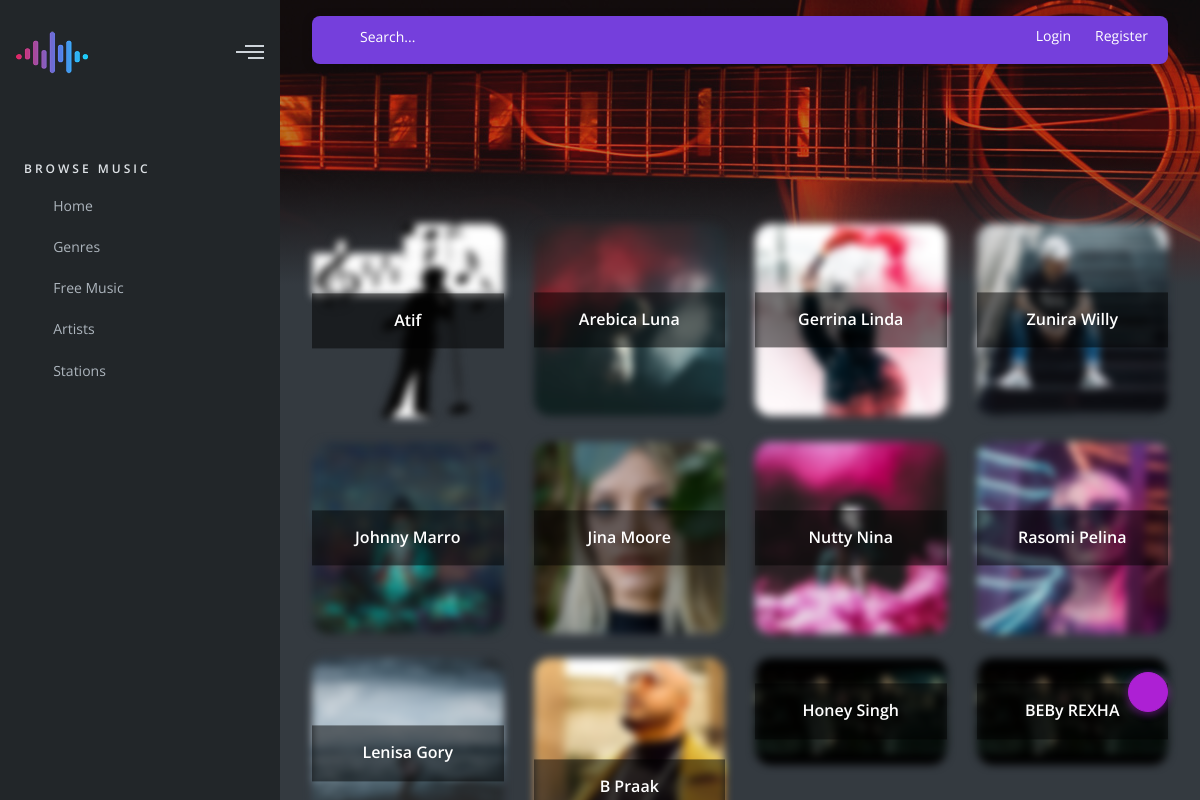
/artists, run on the app's committed database.
### core/models.py (models this page shows, shortened)
class Artist(models.Model):
    name = models.CharField(max_length=255)
    slug = models.SlugField(unique=True)
    thumbnail = models.ImageField(upload_to="artists", default="artists/default.png")
    bio = models.TextField(verbose_name='Artist Bio', null=True, blank=False)

### core/views.py (the view)
# urls.py: path('artists', ArtistListView.as_view(), name='artists'),
class ArtistListView(ListView):
    model = Artist
    template_name = 'artists/index.html'
    context_object_name = 'artists'

### templates/artists/index.html (shortened to what this page needs)
{% extends 'layouts/base.html' %}
{% load static %}
{% block content %}
    <main id="pageWrapper">
        <div class="banner bg-song"></div>
        <div class="main-container">
            <div class="section row">
                {% for artist in artists %}
                    <div class="col-xl-3 col-lg-4 col-sm-6 pb-4">
                        <div class="custom-card">
                            <div class="custom-card--img">
                                <a href="{% url 'core:artist-details' artist.slug %}">
                                    <img src="{{ artist.thumbnail.url }}" alt="Artist" class="card-img--radius-md" style="filter: blur(4px)">
                                    <span class="bg-blur">{{ artist.name }}</span>
                                </a>
                            </div>
                        </div>
                    </div>
                {% endfor %}
            </div>
        </div>
    </main>
{% endblock %}

### templates/layouts/base.html (shortened to what this page needs)
{% load static %}
<!DOCTYPE html>
<html lang="en">
<head>
    <link rel="stylesheet" href="https://cdn.jsdelivr.net/npm/line-awesome@1.0.2/css/line-awesome.min.css">
    <link rel="stylesheet" href="https://cdnjs.cloudflare.com/ajax/libs/ionicons/4.5.6/css/ionicons.min.css">
    <link rel="stylesheet" href="https://cdnjs.cloudflare.com/ajax/libs/slick-carousel/1.9.0/slick.min.css">
    {% include 'includes/stylesheets.html' %}
</head>
<body class="theme-dark">
<div id="wrapper" data-scrollable="true">
    {% include 'includes/sidebar.html' %}
    {% include 'includes/nav.html' %}
    {% block content %}{% endblock %}
</div>
{% include 'includes/javascripts.html' %}
</body>
</html>

### templates/includes/stylesheets.html (shortened to what this page needs)
{% load static %}
<link href="{% static 'css/vendors.bundle.css' %}" rel="stylesheet" type="text/css">
<link rel="stylesheet" type="text/css"
      href="http://ajax.googleapis.com/ajax/libs/jqueryui/1/themes/flick/jquery-ui.css">
<link href="https://cdnjs.cloudflare.com/ajax/libs/tag-it/2.0/css/jquery.tagit.min.css" rel="stylesheet"
      type="text/css">
<link href="{% static 'css/styles.bundle.css' %}" rel="stylesheet" type="text/css">
<link rel="stylesheet" type="text/css" href="{% static 'css/toastr.min.css' %}">

### templates/includes/sidebar.html (shortened to what this page needs)
{% load static %}
<aside id="sidebar" class="sidebar-primary">
    <div class="sidebar-header d-flex align-items-center">
        <a href="/" class="brand">
            <img src="{% static 'images/logos/logo.png' %}" alt="listen-app">
        </a>
        <button type="button" class="btn toggle-menu" id="toggleSidebar">
            <span></span>
            <span></span>
            <span></span>
        </button>
    </div>
    <nav class="navbar">
        <ul class="navbar-nav" data-scrollable="true">
            <li class="nav-item nav-header">Browse Music</li>
            <li class="nav-item">
                <a href="/" class="nav-link">
                    <i class="la la-home"></i>
                    <span>Home</span>
                </a>
            </li>
            <li class="nav-item">
                <a href="{% url 'core:genres' %}" class="nav-link">
                    <i class="la la-diamond"></i>
                    <span>Genres</span>
                </a>
            </li>
            <li class="nav-item">
                <a href="#" class="nav-link">
                    <i class="la la-music"></i>
                    <span>Free Music</span>
                </a>
            </li>
            <li class="nav-item">
                <a href="{% url 'core:artists' %}" class="nav-link">
                    <i class="la la-microphone"></i>
                    <span>Artists</span>
                </a>
            </li>
            <li class="nav-item">
                <a href="#" class="nav-link">
                    <i class="la la-bullseye"></i>
                    <span>Stations</span>
                </a>
            </li>
        </ul>
    </nav>
</aside>

### templates/includes/nav.html (shortened to what this page needs)
{% load static %}
<header id="header" class="bg-primary">
    <div class="d-flex align-items-center">
        <form action="#" id="searchForm">
            <button type="button" class="btn ion-ios-search"></button>
            <input type="text" placeholder="Search..." class="form-control" id="search" data-search-url="#">
        </form>
        <ul class="header-options d-flex align-items-center">
            {% if request.user.is_authenticated %}
                <li>
                    <a href="{% url 'core:upload' %}" class="">
                        <svg xmlns="http://www.w3.org/2000/svg" width="20" height="20" viewBox="0 0 24 24">
                            <path fill="currentColor"
                                  d="M16,9V7H12V12.5C11.58,12.19 11.07,12 10.5,12A2.5,2.5 0 0,0 8,14.5A2.5,2.5 0 0,0 10.5,17A2.5,2.5 0 0,0 13,14.5V9H16M12,2A10,10 0 0,1 22,12A10,10 0 0,1 12,22A10,10 0 0,1 2,12A10,10 0 0,1 12,2Z">
                            </path>
                        </svg>
                        Upload
                    </a>
                </li>
                <li class="dropdown fade-in">
                    <a href="javascript:void(0);" class="d-flex align-items-center py-2"
                       role="button" id="userMenu" data-toggle="dropdown"
                       aria-haspopup="true" aria-expanded="false">
                        <div class="avatar avatar-sm avatar-circle">
                            <img src="{% static 'images/users/avatar.jpg' %}" alt="user">
                        </div>
                        <span class="pl-2">Hello {{ request.user.name }}</span>
                    </a>
                    <div class="dropdown-menu dropdown-menu-right" aria-labelledby="userMenu">
                        <a class="dropdown-item" href="#">
                            <i class="ion-md-contact"></i>
                            <span>Profile</span></a>
                        <a class="dropdown-item" href="#">
                            <i class="ion-md-radio-button-off"></i>
                            <span>Your Plan</span>
                        </a>
                        <a class="dropdown-item" href="#">
                            <i class="ion-md-settings"></i>
                            <span>Settings</span>
                        </a>
                        <div class="dropdown-divider"></div>
                        <div class="px-4 py-2">
                            <a href="{% url 'accounts:logout' %}" class="btn btn-sm btn-air btn-pill btn-danger">Logout</a>
                        </div>
                    </div>
                </li>
            {% else %}
                <li>
                    <a href="javascript:void(0);" data-toggle="modal" data-target="#login">
                        <span>Login</span>
                    </a>
                </li>
                <li>
                    <a href="javascript:void(0);" data-toggle="modal" data-target="#register">
                        <span>Register</span>
                    </a>
                </li>
            {% endif %}
        </ul>
    </div>
</header>

### templates/includes/javascripts.html (shortened to what this page needs)
{% load static %}
<link href="https://stackpath.bootstrapcdn.com/font-awesome/4.7.0/css/font-awesome.min.css" rel="stylesheet">

### data on the page
Artist: thumbnail (placeholder picture), name "Atif"
Artist: thumbnail (picture), name "Arebica Luna"
Artist: thumbnail (picture), name "Gerrina Linda"
Artist: thumbnail (picture), name "Zunira Willy"
Artist: thumbnail (picture), name "Johnny Marro"
Artist: thumbnail (picture), name "Jina Moore"
Artist: thumbnail (picture), name "Nutty Nina"
Artist: thumbnail (picture), name "Rasomi Pelina"
Artist: thumbnail (picture), name "Lenisa Gory"
Artist: thumbnail (picture), name "B Praak"
Artist: thumbnail (picture), name "Honey Singh"
Artist: thumbnail (picture), name "BEBy REXHA"
